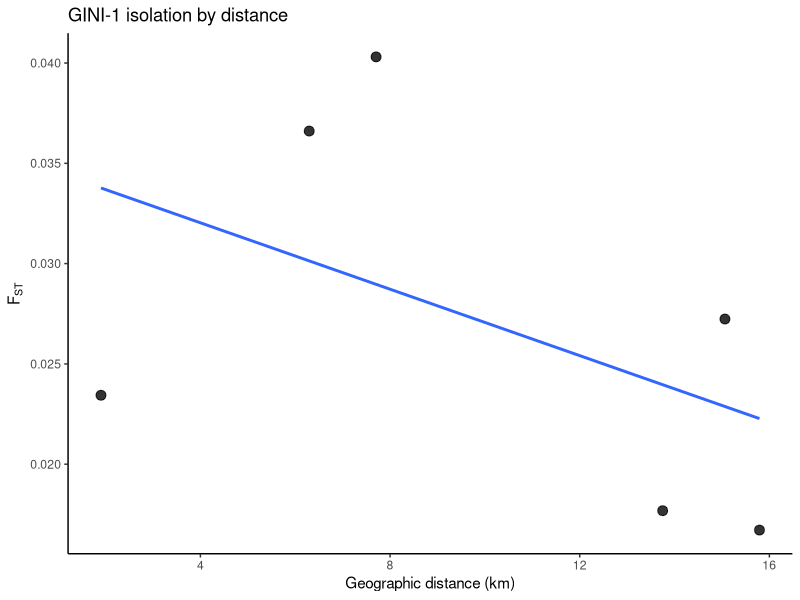
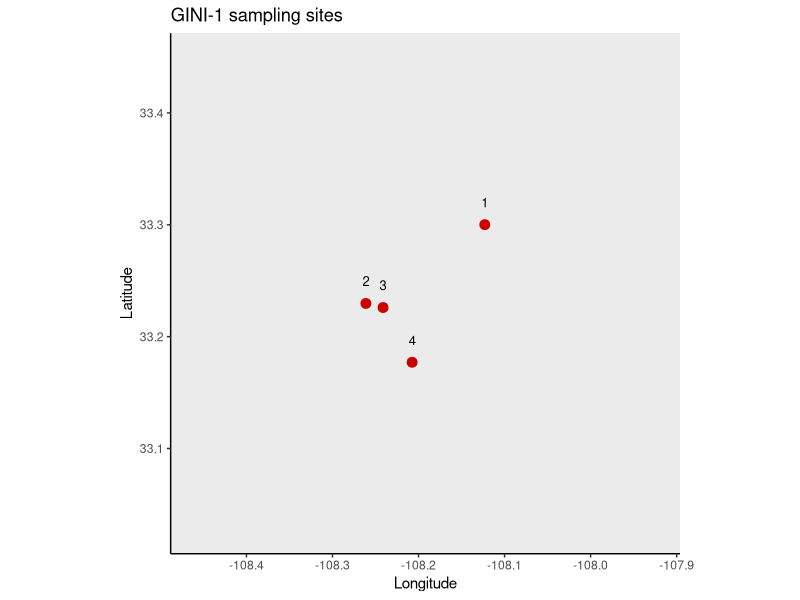

Source code (R) for these figures, in order: (Note: this script raises an error after producing the figures.)
# -----------------------------
# GINI-2 Gila nigra
# Pilger et al. 2017
# Upper Gila River, New Mexico
#
# Workflow:
# - site coordinates are taken directly from Table S1
# - pairwise values in Table S4 are Slatkin's linearized FST
# - raw FST is back-calculated as linearized_FST / (1 + linearized_FST)
# - the matrix is forced to be symmetric
# - any negative FST values are set to 0
# -----------------------------

library(geosphere)
library(ggplot2)
library(maps)

# -----------------------------
# paths
# -----------------------------
out_rdata <- "/Users/johnmccall/Library/CloudStorage/OneDrive-TheOhioStateUniversity/Spring_2026/Landgen_DGS/DGS-Patterns-of-Fish-Diversity/DGS-Patterns-of-Fish-Diversity/Objective 2/Data/GINI-2/data/GINI-2.RData"

# -----------------------------
# 1) sites in Table S4 order
# original_site gives the site number from Pilger et al. Table S1 / Fig. 1
# site is the renumbered Objective 2 site ID used in the matrix
# -----------------------------
GINI_2_coords <- data.frame(
  site = 1:4,
  #original_site = c(16, 14, 13, 9),
  #stream = c(
  #  "Upper East Fork Gila River",
  #  "West Fork Gila River",
  #  "Middle Fork Gila River",
  #  "Gila River below confluence with East Fork"
  #),
#  classification = c("Tributary", "Tributary", "Tributary", "Mainstem"),
  lat = c(33.30011181, 33.22968549, 33.22604743, 33.17707829),
  lon = c(-108.1229968, -108.2611784, -108.2412087, -108.2074147),
  #elev_m = c(1878, 1738, 1725, 1691),
  #river_km_from_site1 = c(197.0, 170.0, 169.0, 159.0),
  stringsAsFactors = FALSE
)

stopifnot(nrow(GINI_2_coords) == 4)
stopifnot(identical(GINI_2_coords$site, 1:4))

# -----------------------------
# 2) pairwise FST matrix
# back-calculated from Slatkin's linearized FST in Table S4
# FST = linearized_FST / (1 + linearized_FST)
# -----------------------------
GINI_2_fst <- matrix(0, nrow = 4, ncol = 4)
rownames(GINI_2_fst) <- colnames(GINI_2_fst) <- as.character(1:4)

GINI_2_fst[1,2] <- 0.0272373541
GINI_2_fst[1,3] <- 0.0176817289
GINI_2_fst[1,4] <- 0.0167158309
GINI_2_fst[2,3] <- 0.0234375000
GINI_2_fst[2,4] <- 0.0403071017
GINI_2_fst[3,4] <- 0.0366088632

# make symmetric and clean
GINI_2_fst[lower.tri(GINI_2_fst)] <- t(GINI_2_fst)[lower.tri(GINI_2_fst)]
GINI_2_fst[GINI_2_fst < 0] <- 0
diag(GINI_2_fst) <- 0

stopifnot(identical(dim(GINI_2_fst), c(4L, 4L)))
stopifnot(isTRUE(all.equal(GINI_2_fst, t(GINI_2_fst), check.attributes = FALSE)))
stopifnot(identical(as.character(GINI_2_coords$site), rownames(GINI_2_fst)))

# -----------------------------
# 3) geographic distances (km)
# -----------------------------
coords <- GINI_2_coords[, c("lon", "lat")]
geo_dist_km <- geosphere::distm(coords, fun = geosphere::distHaversine) / 1000
rownames(geo_dist_km) <- colnames(geo_dist_km) <- GINI_2_coords$site

# -----------------------------
# 4) IBD dataframe
# -----------------------------
ibd_df <- data.frame(
  site1   = rownames(GINI_2_fst)[row(GINI_2_fst)[upper.tri(GINI_2_fst)]],
  site2   = colnames(GINI_2_fst)[col(GINI_2_fst)[upper.tri(GINI_2_fst)]],
  fst     = GINI_2_fst[upper.tri(GINI_2_fst)],
  dist_km = geo_dist_km[upper.tri(geo_dist_km)]
)

# -----------------------------
# 5) map of sampling sites
# -----------------------------
world_map <- map_data("world")
usa_map   <- subset(world_map, region == "USA")

map_df <- GINI_2_coords
map_df$label <- as.character(map_df$site)

p_map <- ggplot() +
  geom_polygon(
    data = usa_map,
    aes(x = long, y = lat, group = group),
    fill = "grey92",
    color = "grey55",
    linewidth = 0.2
  ) +
  geom_point(
    data = map_df,
    aes(x = lon, y = lat),
    color = "red3",
    size = 3
  ) +
  geom_text(
    data = map_df,
    aes(x = lon, y = lat, label = label),
    nudge_y = 0.02,
    size = 3.3
  ) +
  coord_fixed(
    ratio = 1.3,
    xlim = range(map_df$lon) + c(-0.2, 0.2),
    ylim = range(map_df$lat) + c(-0.15, 0.15)
  ) +
  theme_classic() +
  labs(
    x = "Longitude",
    y = "Latitude",
    title = "GINI-1 sampling sites"
  )

# -----------------------------
# 6) IBD plot
# -----------------------------
p_ibd <- ggplot(ibd_df, aes(x = dist_km, y = fst)) +
  geom_point(size = 3, alpha = 0.8) +
  geom_smooth(method = "lm", se = FALSE) +
  theme_classic() +
  labs(
    x = "Geographic distance (km)",
    y = expression(F[ST]),
    title = "GINI-1 isolation by distance"
  )

# -----------------------------
# 7) save RData
# -----------------------------
save(
  GINI_2_fst,
  GINI_2_coords,
  file = out_rdata
)

# -----------------------------
# 8) print outputs
# -----------------------------
print(GINI_2_coords)
print(round(GINI_2_fst, 4))
print(head(ibd_df))
print(p_map)
print(p_ibd)
